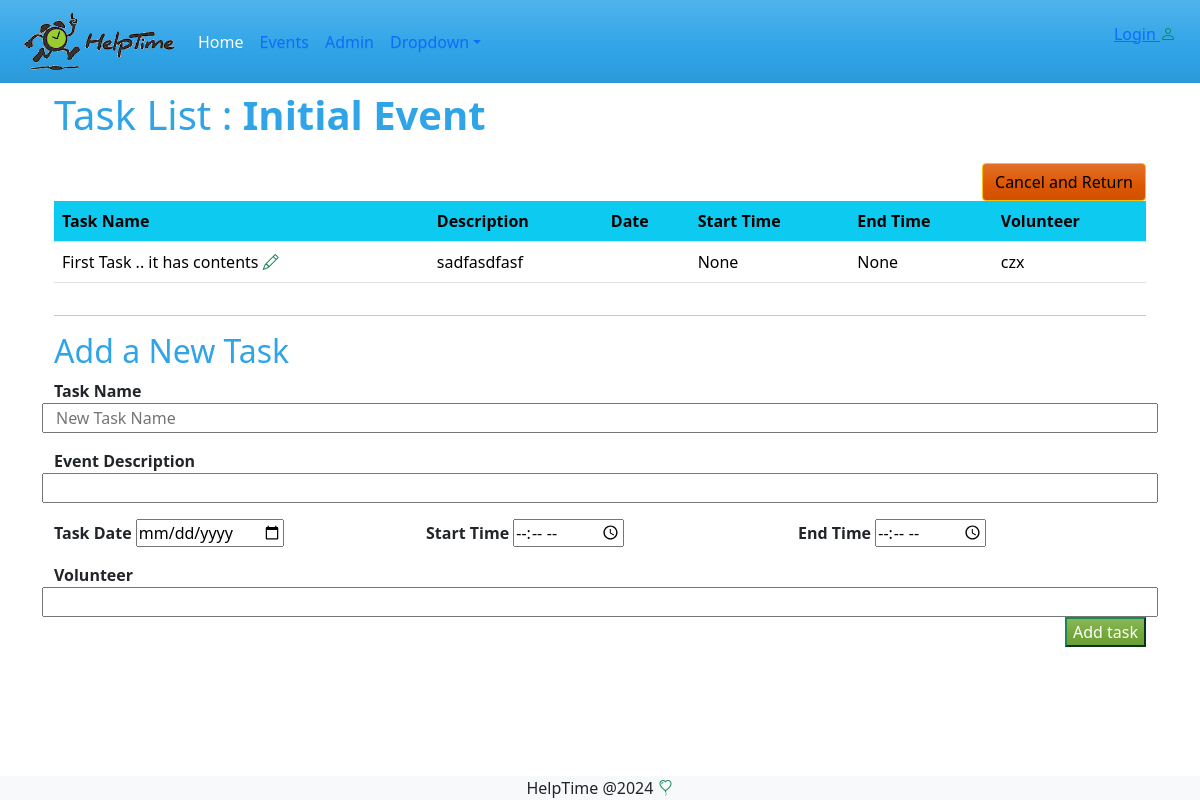
/events/tasklist/1, run on an earlier commit of the app's database.
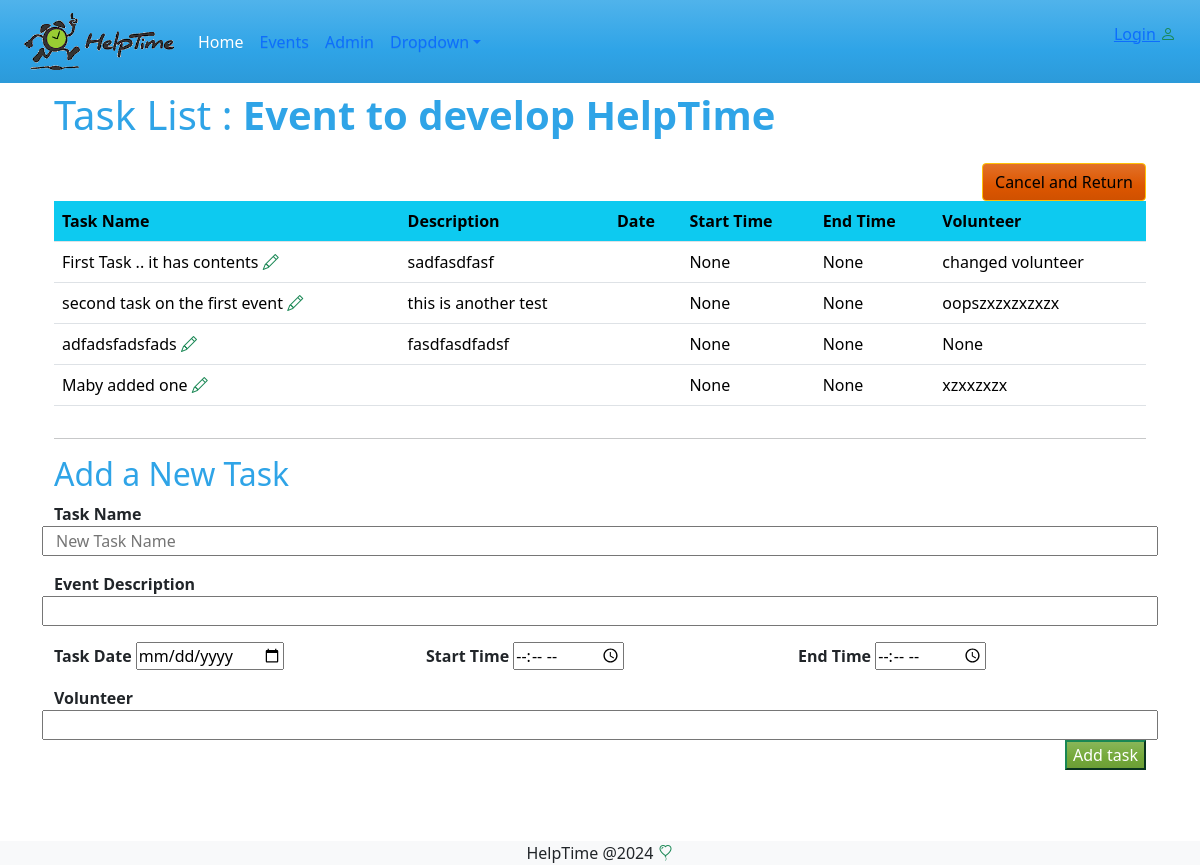
And on a later commit of the database.
### events/models.py (models this page shows, shortened)
class Event(models.Model):
    reminder_days_choice = models.TextChoices('days', '1 2 3 4 5 6 7')
    name = models.CharField(max_length=200, verbose_name='Event Name' )
    description = models.TextField(max_length=200, verbose_name='Event Description', blank=True)
    organization = models.CharField(max_length=100, verbose_name='Organization Name', blank=True )
    primery_contact = models.CharField(max_length=100, verbose_name='Primary Contact', blank=True)
    alternate_contact = models.CharField(max_length=100, verbose_name='Alt Contact', blank=True)
    hide_names = models.BooleanField(default=False, verbose_name='Hide Volunteer Names', blank=True)
    reminder_days = models.CharField(max_length=5, choices=reminder_days_choice, verbose_name='Days to remind in advance', default=7)
    created_by = models.ForeignKey(User, on_delete=models.SET_NULL, null=True, blank=True)
    created_at = models.DateTimeField(auto_now_add=True, null=True, blank=True)
    updated_at = models.DateTimeField(auto_now=True, blank=True, null=True)

class Task(models.Model):
    task = models.CharField(max_length=200, verbose_name='Task Name' )
    description = models.CharField(max_length=200, verbose_name='Event Description', blank=True)
    task_date = models.DateField(verbose_name='Task Date', null=True, blank=True)
    start_time = models.TimeField(verbose_name='Start Time',null=True ,blank=True)
    end_time = models.TimeField(verbose_name='End Time ', null=True,blank=True )
    volunteer =models.CharField(max_length=100, verbose_name='Volunteer',  null=True, blank=True)
    event = models.ForeignKey(Event, on_delete=models.SET_NULL,  null=True, blank=True, related_name='tasks')

### events/views.py (the view, shortened to what this page needs)
# urls.py: path("tasklist/<int:pk>", views.tasklist, name="tasklist"),
def tasklist(request, pk):
    tasks = Task.objects.filter(event_id=pk)
    events = Event.objects.filter(id=pk)
    event_id = pk
    form = TaskForm()
    return render(request, 'events/tasklist.html', { 'tasks': tasks , 'events' : events, 'form':form})

### events/forms.py
class TaskForm(forms.ModelForm):
    class Meta:
        model = Task
        fields= '__all__'
        widgets = {
            'task' :  forms.TextInput(
                attrs={'placeholder': 'New Task Name'}),
            'task_date' : DateInput(),
            'start_time' : TimeInput(),
            'end_time' : TimeInput(),
        }

### events/templates/events/tasklist.html (shortened to what this page needs)
{% extends 'master.html' %}
{% block content %}
<h1> Task List :{% with event=events|first %}
    <strong>{{ event.name}}</strong>
    {% endwith %}
</h1>
<form method="POST" class="">
    <div class="table-responsive">
        <table class="table">
            <tr class="bg-info">
                <th>Task Name</th>
                <th>Description</th>
                <th>Date</th>
                <th>Start Time</th>
                <th>End Time</th>
                <th>Volunteer</th>
            </tr>
            {% for task in tasks %}
            <tr>
                <td>{{ task.task }}
                    <a href="{% url 'events:taskupdate' task.id %}" class="text-success"><i class="bi bi-pencil"></i></a>
                </td>
                <td>{{ task.description }} </td>
                <td>{{ task.task_date | date:"m/d/Y"}} </td>
                <td>{{ task.start_time }} </td>
                <td>{{ task.end_time }}</td>
                <td>{{ task.volunteer }}</td>
            </tr>
            {% endfor %} <div class="mt-3 float-end">
                <a href="{% url 'events:index' %}" class='btn btn-warning pull-right'>Cancel and Return</a>
        </table>
    </div>
</form>
<hr>
<h2>Add a New Task</h2>
<div class="row">
    <form action="" method="post">
        <fieldset>
            <div class="row">
                <strong>{{form.task.label}}</strong>
                {{ form.task }}
            </div>
            <div class="row mt-3">
                <strong>{{form.description.label}}</strong>
                {{ form.description }}
            </div>
            <div class="row mt-3">
                <div class="col-md-4">
                    <strong>{{form.task_date.label}}</strong>
                    {{ form.task_date}}
                </div>
                <div class="col-md-4">
                    <strong>{{form.start_time.label}}</strong>
                    {{ form.start_time}}
                </div>
                <div class="col-md-4">
                    <strong>{{form.end_time.label}}</strong>
                    {{ form.end_time}}
                </div>
            </div>
            <div class="row mt-3">
                <strong>{{form.volunteer.label}}</strong>
                {{ form.volunteer }}
            </div>
        </fieldset>
        <div class="float-end">
            <input type="submit" value="Add task" class="btn-success" />
        </div>
    </form>
</div>
<pre>
</pre>
{% endblock %}

What changed in the data, as far as the page shows it:
changed Event: name "Initial Event" → "Event to develop HelpTime"
changed Task "First Task .. it has contents": volunteer "czx" → "changed volunteer"
added Task: task "second task on the first event", description "this is another test", start_time "None", end_time "None", volunteer "oopszxzxzxzxzx"
added Task: task "adfadsfadsfads", description "fasdfasdfadsf", start_time "None", end_time "None", volunteer "None"
added Task: task "Maby added one", start_time "None", end_time "None", volunteer "xzxxzxzx"
